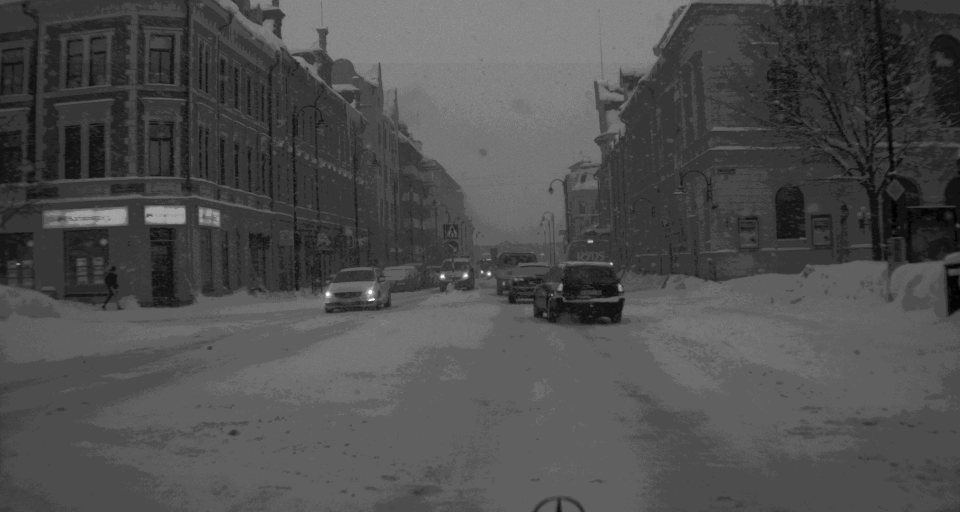
#> input picture Raw2LUTImages/example_data/cam_stereo_left/2018-02-12_15-39-23_00100.tiff, 1920 x 1024 px (shown at 1/2 size)
$ python -i raw2lut.py   (imports and definitions only)
#> lines starting #> are read from the running program, lines starting #| are printed output that depends on the picture
### Raw2LUTImages/conversion_lib/decompand.py
import numpy as np
import os

def loadKneepoints(kneepoints_list, bitdepth=16):
    line_cnt = 1
    x1 = -1
    y1 = -1
    x2 = -1
    y2 = -1
    compression = 0
    kneepoints = dict()
    for x2, y2 in kneepoints_list:
        if (x2 > 2**bitdepth or (y2 > x2 > 2**bitdepth )):
            print("ERROR while parsing decompandig LUT. - A Kneepoint has to have a higher x-value than its precessor!")
            exit(-1)
        if ((x2-x1) <= 0):
            print("ERROR while parsing decompandig LUT. - A Kneepoint has to have a higher x-value than its precessor!")
            exit(-1)
        compression = (y2 - y1) / (x2 - x1)
        kneepoints[x2] = (y2, compression)
        x1 = x2
        y1 = y2
        line_cnt += 1

    return kneepoints

def create_decompand_lut(kneepoints, DEBUG=False):

    decompanded = 0
    src_min = 0
    dst_min = 0
    decompandedLUT = []
    i = 0
    for src_max in sorted(kneepoints.keys()):
        dst_max, compression = kneepoints[src_max]
        for src in range(src_min, src_max+1):
            decompanded = (src - src_min)*compression + dst_min
            if decompanded>dst_max:
                decompanded = dst_max
            decompandedLUT.append(decompanded)
        if DEBUG:
            print("Decompanding section %d : SRC  %d  to %d  ---> DST: %d  to %d"%(i, src_min, src_max, dst_min, decompanded))
        src_min = src_max+1
        dst_min = dst_max+1
        i = i+1
    return np.asarray(decompandedLUT,  dtype=np.uint16).reshape((len(decompandedLUT), ))

### Raw2LUTImages/conversion_lib/basic_utils.py
import cv2
import os
import numpy as np
import json


# [4 lines left out: function read_meta_file, not called in this run]

def parse_day_night(data, DEBUG=False):
    if DEBUG:
        print(data['daytime'])
    if data is None:
        return True
    day = data['daytime']['day']
    night = data['daytime']['night']
    assert day != night
    return day

def read_tiff_image(total_path):
    """
    reads raw 16bit tiff images
    :param path: folder Path
    :param name: image name
    :return: dtype= unit16 numpy array containing raw images
    """
    #return cv2.cvtColor(cv2.imread(os.path.join(path, name), -1), cv2.__getattribute__("COLOR_BAYER_" + "GR2RGB"))
    return cv2.imread(total_path, -1)

# [23 lines left out: functions save_tiff_image, read_image_intrinsic, check_image, not called in this run]


BGR2LAB=[[0.1804375, 0.3575761, 0.4124564]/np.sum([0.1804375, 0.3575761, 0.4124564]),
         [0.0721750, 0.7151522, 0.2126729]/np.sum([0.0721750, 0.7151522, 0.2126729]),
         [0.0193339, 0.1191920, 0.9503041]/np.sum([[0.0193339, 0.1191920, 0.9503041]])
]

a=np.asarray(BGR2LAB)

LAB2BGR=np.linalg.inv(BGR2LAB)


# [40 lines left out: functions proj_BGR2LAB, proj_LAB2BGR, apply_clahe_16bit, apply_clahe_8bit, not called in this run]

### Raw2LUTImages/conversion_lib/raw2lut.py

from Raw2LUTImages.conversion_lib.basic_utils import read_image_intrinsic, read_tiff_image, save_tiff_image, check_image, read_meta_file, parse_day_night, apply_clahe_8bit
import Raw2LUTImages.conversion_lib.decompand as decompand
import numpy as np
import cv2
import os

def fb(x, bitdepth=16):
    return int(x*2**bitdepth)

def gamma_custom(exponent, num=100):
    values = np.linspace(0.0051, 0.999, num)

    lut = [[0,0], [fb(0.0025), fb(0.1)], [fb(0.005), fb(0.25)]]
    y = 0.25
    x = 0.005
    alpha = (y-1)/(x**exponent-1.0)
    beta = 1-alpha
    for i in values:
        lut.append([fb(i), fb(alpha*i**exponent+beta)])
    return lut

conversion_params = {
    "decomp_kneepoints": [[1023, 1023], [2559, 4095], [3455, 32767], [3967, 65535]],
    "comp_kneepoints": [[1023, 1023], [4095,2559], [32767,3455], [65535,3967]],
    "lut_kneepoints": [[512, 30720], [2048, 53760]],
    "lut_kneepoints_daytime": [[fb(0.005), fb(0.05)], [fb(0.01), fb(0.2)], [fb(0.03), fb(0.35)], [fb(0.05), fb(0.4)], [fb(0.1), fb(0.5)], [fb(0.2), fb(0.7)], [fb(0.3), fb(0.8)], [fb(0.4), fb(0.9)], [fb(0.5), fb(0.98)]],
    "lut_kneepoints_nighttime": [[fb(0.0025), fb(0.1)], [fb(0.005), fb(0.25)], [fb(0.01), fb(0.4)], [fb(0.1), fb(0.8)],[fb(0.2), fb(0.9)], [fb(0.3), fb(0.98)]],
    "lut_kneepoints_gated": [[fb(0.0025,bitdepth=10), fb(0.1,bitdepth=10)], [fb(0.005,bitdepth=10), fb(0.25,bitdepth=10)], [fb(0.01,bitdepth=10), fb(0.3,bitdepth=10)], [fb(0.1,bitdepth=10), fb(0.4,bitdepth=10)],[fb(0.2,bitdepth=10), fb(0.5,bitdepth=10)], [fb(0.3,bitdepth=10), fb(0.6,bitdepth=10)]],
    "lut_collorwise": {
        "r": gamma_custom(0.2),
        "g": gamma_custom(0.2),
        "b": gamma_custom(0.2),
    }


}


def create_lut_from_kneepoints(kneepoints, bit_depth=16, start_point=None,DEBUG=False):
    lut_kneepoints = kneepoints[:]
    if start_point is None:
        start_point = [0, 0]
    end_point = [2**bit_depth, 2**bit_depth]
    lut_kneepoints.append(end_point)
    lut = np.zeros((2**bit_depth,), dtype=np.uint16)
    counter = 0
    for idx, kneepoint in enumerate(lut_kneepoints):
        if counter == 0:
            first_point = start_point
            second_point = kneepoint
        else:
            first_point = lut_kneepoints[idx-1]
            second_point = lut_kneepoints[idx]
        counter += 1
        if DEBUG:
            print(first_point)
            print(second_point)
        m = (second_point[1] - first_point[1])/(float(second_point[0] - first_point[0]))
        c = first_point[1] - m*first_point[0]

        lut[first_point[0]:second_point[0]] = np.floor(m*np.arange(first_point[0],second_point[0]) + c).astype(np.uint16)

    return lut

# [10 lines left out: function apply_clahe_8bit, not called in this run]


class Convert_image():
    def __init__(self, DEBUG=False):
        decompand_lut_kneepoints = decompand.loadKneepoints(conversion_params['decomp_kneepoints'])
        compand_lut_kneepoints = decompand.loadKneepoints(conversion_params['comp_kneepoints'])
        self.decompand_lut = decompand.create_decompand_lut(decompand_lut_kneepoints)
        self.compand_lut = decompand.create_decompand_lut(compand_lut_kneepoints)
        self.daytime_lut = create_lut_from_kneepoints(conversion_params["lut_kneepoints_daytime"])
        self.nighttime_lut = create_lut_from_kneepoints(conversion_params["lut_kneepoints_nighttime"])
        self.gated_lut = create_lut_from_kneepoints(conversion_params["lut_kneepoints_gated"], bit_depth=10)
        self.DEBUG = DEBUG

    def process_lut(self, image_path, clahe=False, meta_path=None):
        """
        Takes a raw data image and converts it to a 8 bit RGB image with for visual inspection.
        Images are applied with an hand crafted image enhancement process including a gamma correction and
        contrast enhancement. This approach reimplements the process for the images in cam_stereo_left_lut.
        """
#> called with clahe = False
        image_raw = read_tiff_image(image_path)
#> in read_tiff_image, returned value is the input picture: shape (1024, 1920) uint16; min 370, max 3967, mean 1478.5
        if meta_path is not None:
            meta = read_meta_file(meta_path)
        else:
            meta = None
        if self.DEBUG:
            check_image(image_raw)
        image = self.decompand_lut[image_raw]
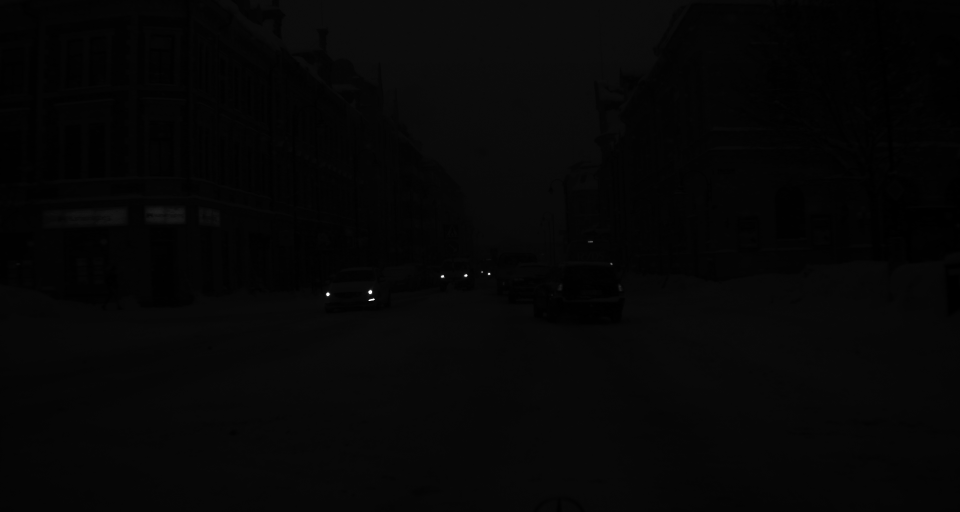
#> image: shape (1024, 1920) uint16 (shown at 1/2 size); min 370, max 65472, mean 1966.1; drawn with min black and max white

        if parse_day_night(meta):
            image_lut = self.daytime_lut[image]
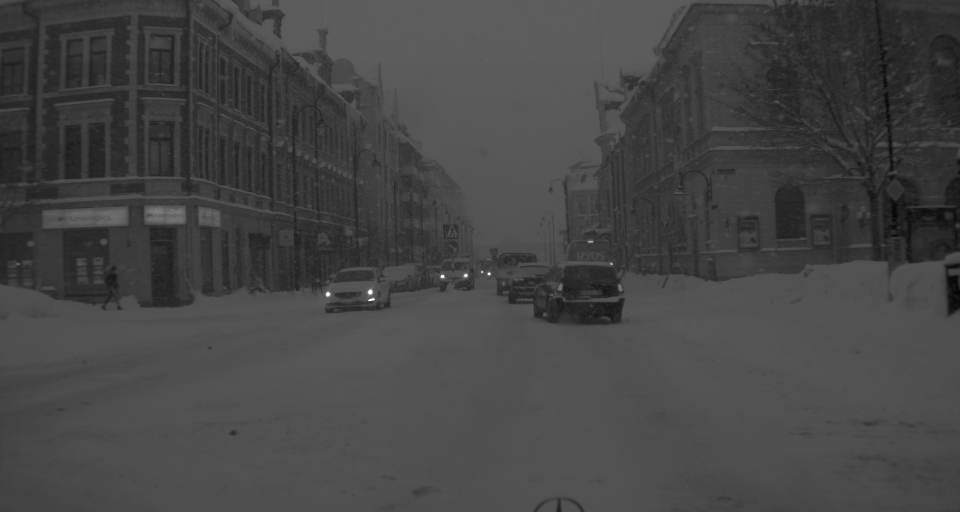
#> image_lut: shape (1024, 1920) uint16 (shown at 1/2 size); min 4564, max 65533, mean 21230.8; drawn with min black and max white
        else:
            image_lut = self.nighttime_lut[image]
        image_bayer = cv2.cvtColor(image_lut, cv2.COLOR_BAYER_GB2BGR)

        image_bit = np.right_shift(image_bayer, 8).astype(np.uint8)
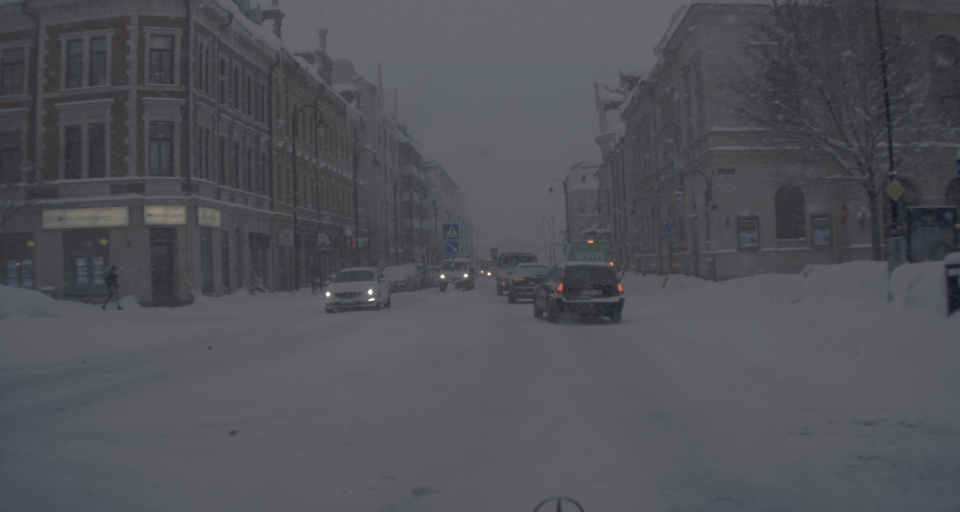
#> image_bit: shape (1024, 1920, 3) (shown at 1/2 size); mean B, G, R 86.4, 81.5, 80.4
        image_bit = apply_clahe_8bit(image_bit) if clahe else image_bit
#> (the run stopped early here; a loop or call above may not have finished)
